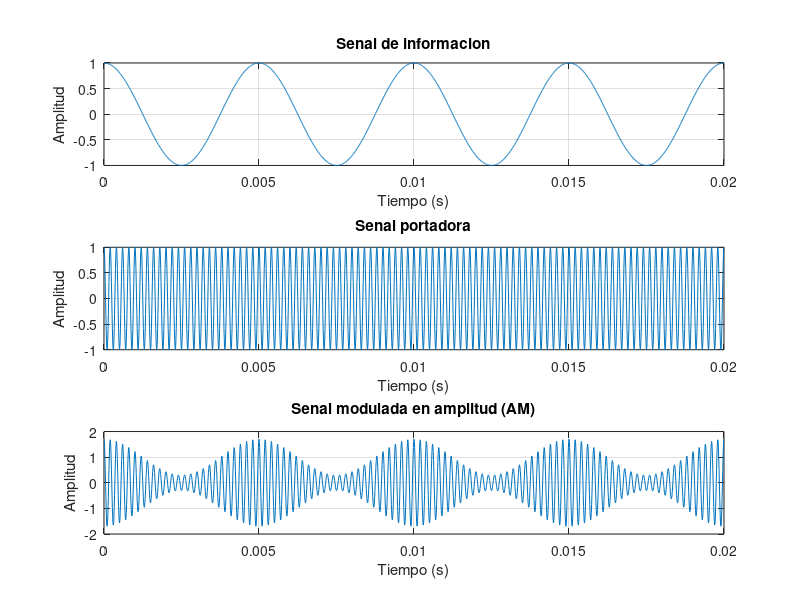
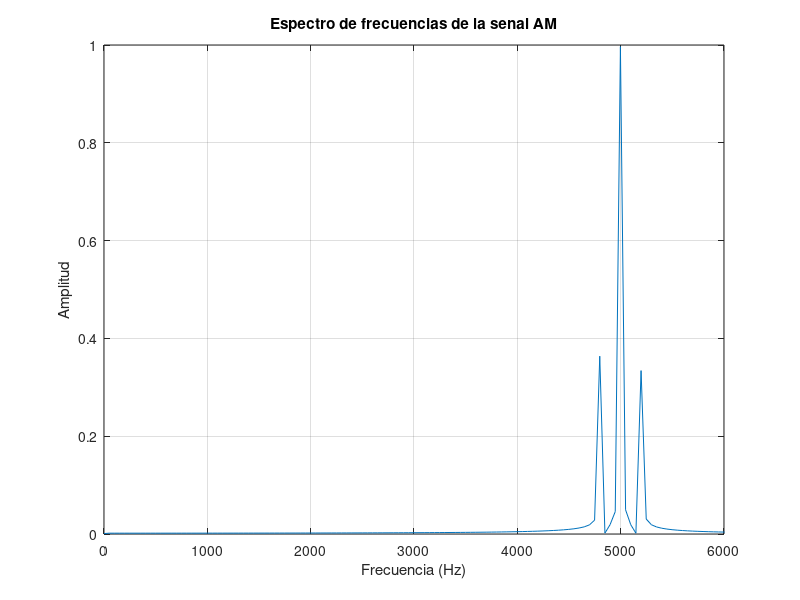
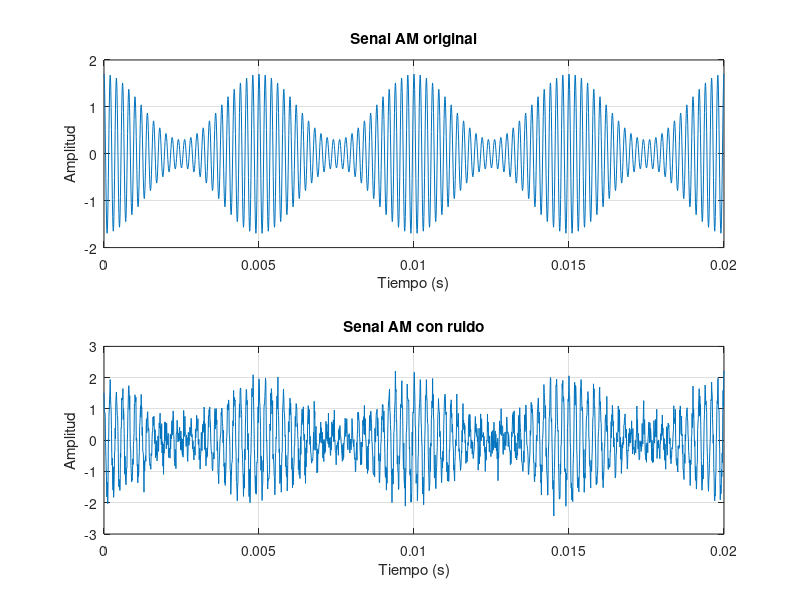
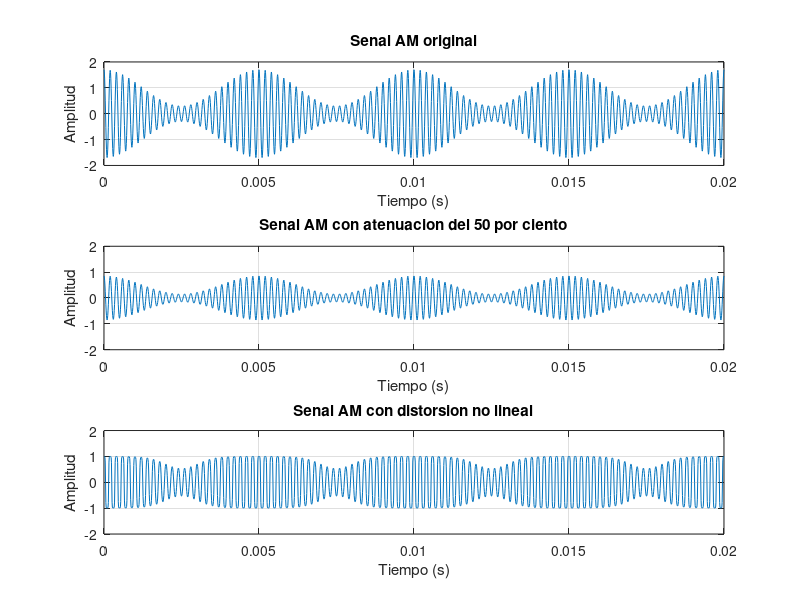

Write MATLAB code to recreate these figures, in order.
clc;
clear;
close all;

% ACTIVIDAD FORMATIVA 4: MODULACION EN AMPLITUD (AM)
% Asignatura: Señales y Sistemas
% Descripcion: Genera una señal AM y analiza su espectro, ruido,
%              atenuacion y distorsion.

%% 1. Parametros de las senales
fm = 200;       % Frecuencia del mensaje (Hz)
fc = 5000;      % Frecuencia de la portadora (Hz)
Am = 1;         % Amplitud del mensaje
Ac = 1;         % Amplitud de la portadora
mu = 0.7;       % Indice de modulacion (70 %)

%% 2. Frecuencia de muestreo y vector de tiempo
fs = 100000;
t = 0:1/fs:0.02;

%% 3. Generacion de senales
mensaje = Am*cos(2*pi*fm*t);
portadora = Ac*cos(2*pi*fc*t);

%% 4. Modulacion AM convencional
senal_AM = Ac*(1 + mu*mensaje/Am).*portadora;

%% 5. Graficas en el dominio del tiempo
figure;
subplot(3,1,1);
plot(t,mensaje);
title('Senal de informacion');
xlabel('Tiempo (s)'); ylabel('Amplitud'); grid on;

subplot(3,1,2);
plot(t,portadora);
title('Senal portadora');
xlabel('Tiempo (s)'); ylabel('Amplitud'); grid on;

subplot(3,1,3);
plot(t,senal_AM);
title('Senal modulada en amplitud (AM)');
xlabel('Tiempo (s)'); ylabel('Amplitud'); grid on;

%% 6. Analisis en el dominio de la frecuencia (FFT)
N = length(senal_AM);
Y = fft(senal_AM);
P2 = abs(Y/N);
P1 = P2(1:floor(N/2)+1);
P1(2:end-1) = 2*P1(2:end-1);
f = fs*(0:floor(N/2))/N;

figure;
plot(f,P1);
title('Espectro de frecuencias de la senal AM');
xlabel('Frecuencia (Hz)'); ylabel('Amplitud');
xlim([0 6000]); grid on;

%% 7. Efecto del ruido
ruido = 0.3*randn(size(senal_AM));
senal_con_ruido = senal_AM + ruido;

figure;
subplot(2,1,1);
plot(t,senal_AM);
title('Senal AM original');
xlabel('Tiempo (s)'); ylabel('Amplitud'); grid on;

subplot(2,1,2);
plot(t,senal_con_ruido);
title('Senal AM con ruido');
xlabel('Tiempo (s)'); ylabel('Amplitud'); grid on;

%% 8. Atenuacion y distorsion
senal_atenuada = 0.5*senal_AM;
senal_distorsionada = tanh(2*senal_AM);

figure;
subplot(3,1,1);
plot(t,senal_AM);
title('Senal AM original');
xlabel('Tiempo (s)'); ylabel('Amplitud');
ylim([-2 2]); grid on;

subplot(3,1,2);
plot(t,senal_atenuada);
title('Senal AM con atenuacion del 50 por ciento');
xlabel('Tiempo (s)'); ylabel('Amplitud');
ylim([-2 2]); grid on;

subplot(3,1,3);
plot(t,senal_distorsionada);
title('Senal AM con distorsion no lineal');
xlabel('Tiempo (s)'); ylabel('Amplitud');
ylim([-2 2]); grid on;
